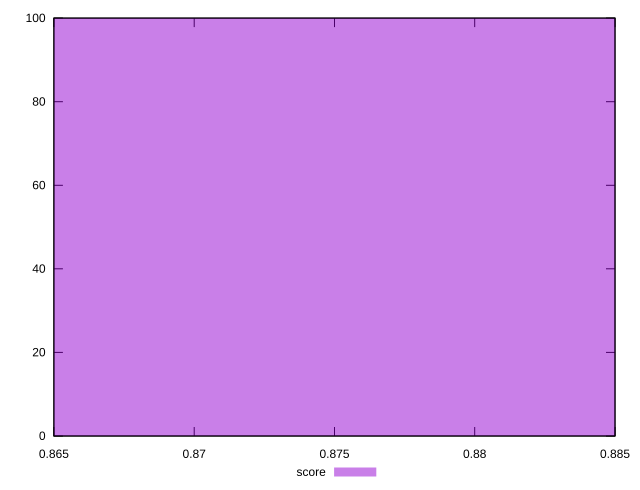

Recreate this plot in gnuplot.
reset

$score <<EOF
0.9 100
EOF

set key outside below
set boxwidth 0.1
set xrange [0.865:0.885]
set yrange [0:100]
set style fill transparent solid 0.5 noborder
set terminal svg size 640, 490 enhanced background rgb 'white'
set output "report_00007_2020-12-11T15:55:29.892Z/unminified-javascript/samples/pages+cached+noexternal+nofonts+nosvg+noimg+nocss/score/histogram.svg"

plot $score title "score" with boxes

reset
